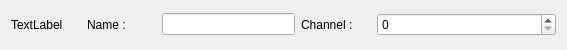
<?xml version="1.0" encoding="UTF-8"?>
<ui version="4.0">
 <class>OpenRGBDMXEffectSettings</class>
 <widget class="QWidget" name="OpenRGBDMXEffectSettings">
  <property name="geometry">
   <rect>
    <x>0</x>
    <y>0</y>
    <width>567</width>
    <height>50</height>
   </rect>
  </property>
  <property name="windowTitle">
   <string>Form</string>
  </property>
  <layout class="QGridLayout" name="gridLayout">
   <item row="0" column="1">
    <widget class="QLabel" name="NameLabel">
     <property name="text">
      <string>Name :</string>
     </property>
    </widget>
   </item>
   <item row="0" column="2" alignment="Qt::AlignHCenter">
    <widget class="QLineEdit" name="NameEdit">
     <property name="minimumSize">
      <size>
       <width>133</width>
       <height>22</height>
      </size>
     </property>
     <property name="maximumSize">
      <size>
       <width>133</width>
       <height>22</height>
      </size>
     </property>
    </widget>
   </item>
   <item row="0" column="4">
    <widget class="QSpinBox" name="ChannelSpinBox">
     <property name="minimumSize">
      <size>
       <width>179</width>
       <height>22</height>
      </size>
     </property>
    </widget>
   </item>
   <item row="0" column="0">
    <widget class="QLabel" name="EffectLabel">
     <property name="text">
      <string>TextLabel</string>
     </property>
    </widget>
   </item>
   <item row="0" column="3">
    <widget class="QLabel" name="ChanneLabel">
     <property name="text">
      <string>Channel :</string>
     </property>
    </widget>
   </item>
  </layout>
 </widget>
 <resources/>
 <connections/>
</ui>
